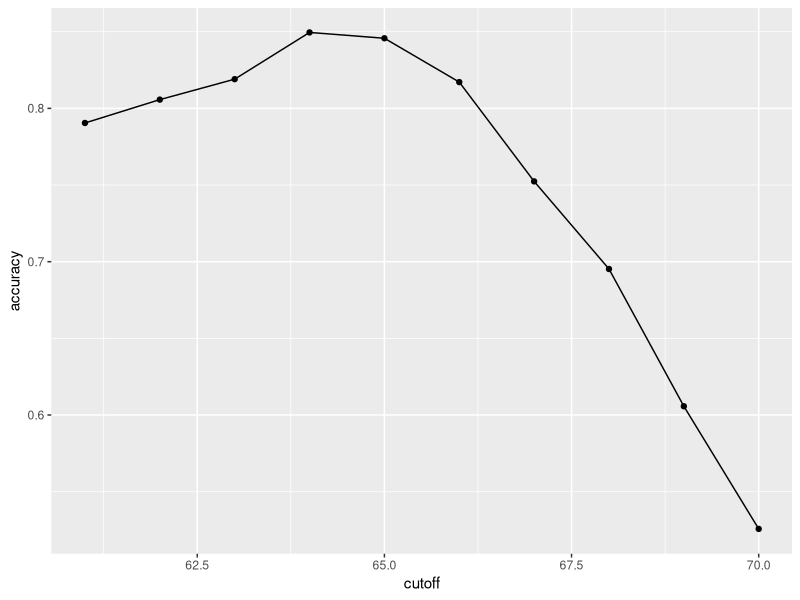

Write R code to recreate this figure.
library(tidyverse)
library(caret)
library(dslabs)
data(heights)

# define the outcome and predictors
y <- heights$sex
x <- heights$height

# generate training and test sets
set.seed(2007)
test_index <- createDataPartition(y, times = 1, p = 0.5, list = FALSE)
test_set <- heights[test_index, ]
train_set <- heights[-test_index, ]

# guess the outcome
y_hat <- sample(c("Male", "Female"), length(test_index), replace = TRUE) %>% 
  factor(levels = levels(test_set$sex))

# compute accuracy
mean(y_hat == test_set$sex)

# compare heights in males and females in our data set
heights %>% group_by(sex) %>% summarize(mean(height), sd(height))

# now try predicting "male" if the height is within 2 SD of the average male
y_hat <- ifelse(x > 62, "Male", "Female") %>% factor(levels = levels(test_set$sex))
mean(y == y_hat)

# examine the accuracy of 10 cutoffs
cutoff <- seq(61, 70)
accuracy <- map_dbl(cutoff, function(x){
  y_hat <- ifelse(train_set$height > x, "Male", "Female") 
    factor(levels = levels(test_set$sex))
  mean(y_hat == train_set$sex)
})
data.frame(cutoff, accuracy) %>% 
  ggplot(aes(cutoff, accuracy)) + 
  geom_point() + 
  geom_line() 
max(accuracy)

best_cutoff <- cutoff[which.max(accuracy)]
best_cutoff

y_hat <- ifelse(test_set$height > best_cutoff, "Male", "Female") %>% 
  factor(levels = levels(test_set$sex))
y_hat <- factor(y_hat)
mean(y_hat == test_set$sex)
